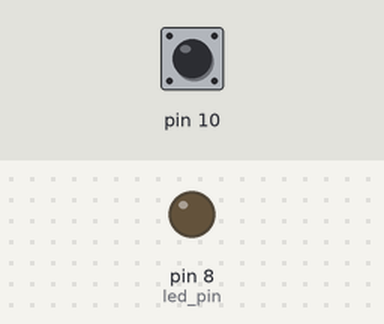
Recording of a sketch running on a simulated Arduino Uno, built with avr-gcc and run on an emulated ATmega328P. Parts: output pins drawn as LEDs (lit = HIGH). The test bench sets the inputs (shaded band); at power-on: pin 10 HIGH.

Above: at 1.2 s.
1.3 s: pin 10 pulled LOW for 0.15 s
At 1.37 s:
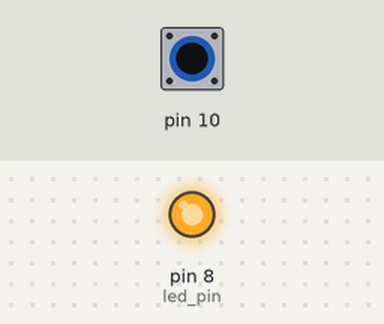
2.9 s: pin 10 pulled LOW for 3.2 s
At 7.0 s:
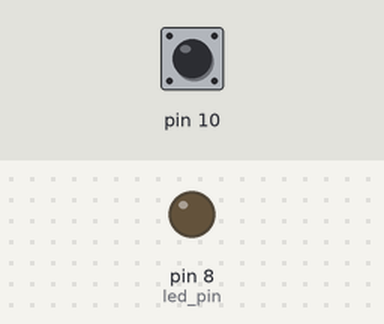
Timing chart, 0 to 8.5 s (numbered marks = the images above; inputs shaded):
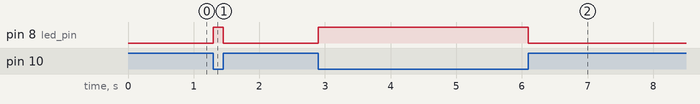

The sketch:

RegisterStyle.ino
```cpp
const int button_pin = 2;
const int led_pin = 0;

void setup() {
    DDRB = B00000001; // Sets Port 0 as output and the rest as input
    PORTB = B00000100; // Enables the Pull-up Resitor on PB2 and sets 0V on PB0 0
}

void loop() {

    int button = ((1 << button_pin) & PINB) >> button_pin;

    if ( button == LOW ) {
        PORTB = (1 << led_pin) | PORTB; //Set 5V (1) on PB0 and leave other values untouched
    } else
    {
        PORTB = ~(1 << led_pin) & PORTB; //Set 0V (0) on PB0 and leave other values untouched
    }
}
```

Measured:
- after the input at 1.3 s, pin 8 (led_pin): LOW → HIGH at once, → LOW 0.15 s later
- after the input at 2.9 s, pin 8 (led_pin): LOW → HIGH at once, → LOW 3.2 s later
